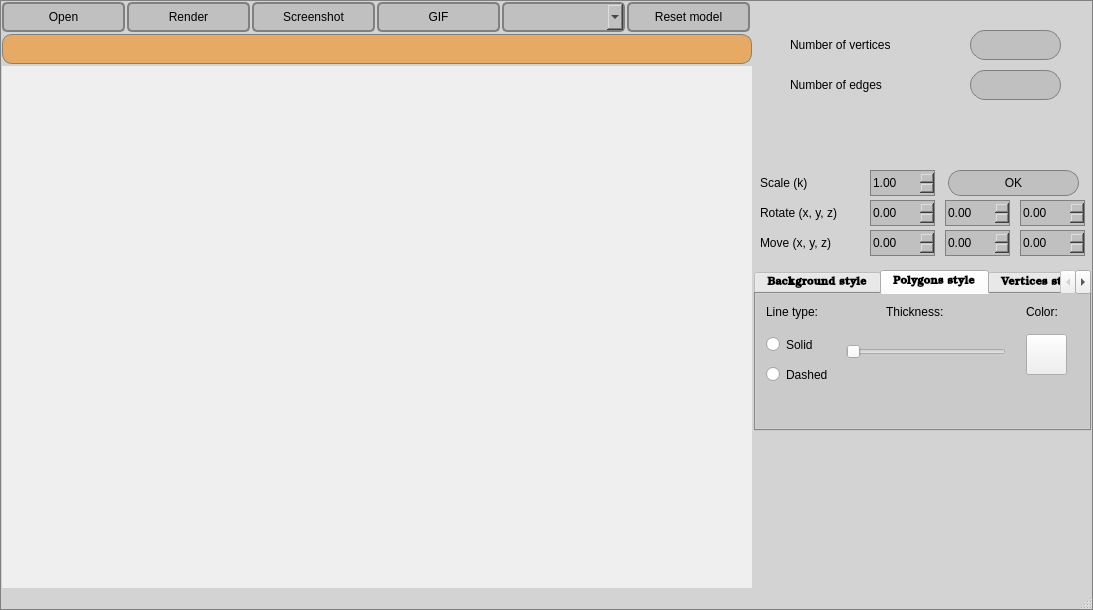
<?xml version="1.0" encoding="UTF-8"?>
<ui version="4.0">
 <class>MainWindow</class>
 <widget class="QMainWindow" name="MainWindow">
  <property name="geometry">
   <rect>
    <x>0</x>
    <y>0</y>
    <width>1093</width>
    <height>610</height>
   </rect>
  </property>
  <property name="font">
   <font>
    <family>Ubuntu</family>
    <italic>false</italic>
    <bold>false</bold>
   </font>
  </property>
  <property name="windowTitle">
   <string>3D_Viewer</string>
  </property>
  <property name="styleSheet">
   <string notr="true">QMainWindow{
  background-color: rgb(211, 211, 211);
  border: 1px solid gray;
}</string>
  </property>
  <property name="iconSize">
   <size>
    <width>24</width>
    <height>10</height>
   </size>
  </property>
  <widget class="QWidget" name="centralwidget">
   <property name="enabled">
    <bool>true</bool>
   </property>
   <property name="sizePolicy">
    <sizepolicy hsizetype="Preferred" vsizetype="Preferred">
     <horstretch>0</horstretch>
     <verstretch>0</verstretch>
    </sizepolicy>
   </property>
   <property name="layoutDirection">
    <enum>Qt::LeftToRight</enum>
   </property>
   <property name="styleSheet">
    <string notr="true"/>
   </property>
   <widget class="QPushButton" name="openFile">
    <property name="geometry">
     <rect>
      <x>2</x>
      <y>2</y>
      <width>123</width>
      <height>30</height>
     </rect>
    </property>
    <property name="styleSheet">
     <string notr="true">QPushButton {
  background-color: rgb(192, 192, 192);
  border: 2px solid gray;
  border-radius: 5px;
}
QPushButton:pressed {
    background-color: qlineargradient(x1: 0, y1: 0, x2: 0, y2: 1,
                                      stop: 0 #BEBEBE, stop: 1 #D7D7D7);
}</string>
    </property>
    <property name="text">
     <string>Open</string>
    </property>
   </widget>
   <widget class="QPushButton" name="renderFile">
    <property name="geometry">
     <rect>
      <x>127</x>
      <y>2</y>
      <width>123</width>
      <height>30</height>
     </rect>
    </property>
    <property name="styleSheet">
     <string notr="true">QPushButton {
  background-color: rgb(192, 192, 192);
  border: 2px solid gray;
  border-radius: 5px;
}
QPushButton:pressed {
    background-color: qlineargradient(x1: 0, y1: 0, x2: 0, y2: 1,
                                      stop: 0 #BEBEBE, stop: 1 #D7D7D7);
}</string>
    </property>
    <property name="text">
     <string>Render</string>
    </property>
   </widget>
   <widget class="GLWidget" name="openGLWidget" native="true">
    <property name="geometry">
     <rect>
      <x>2</x>
      <y>66</y>
      <width>750</width>
      <height>590</height>
     </rect>
    </property>
    <property name="autoFillBackground">
     <bool>true</bool>
    </property>
    <property name="styleSheet">
     <string notr="true"/>
    </property>
   </widget>
   <widget class="QComboBox" name="projectionType">
    <property name="geometry">
     <rect>
      <x>502</x>
      <y>2</y>
      <width>123</width>
      <height>30</height>
     </rect>
    </property>
    <property name="styleSheet">
     <string notr="true">QComboBox {
  background-color: rgb(192, 192, 192);
  border: 2px solid gray;
  border-radius: 5px;
}
QPushButton:pressed {
    background-color: qlineargradient(x1: 0, y1: 0, x2: 0, y2: 1,
                                      stop: 0 #BEBEBE, stop: 1 #D7D7D7);
}</string>
    </property>
   </widget>
   <widget class="QDoubleSpinBox" name="scale_on_k">
    <property name="geometry">
     <rect>
      <x>870</x>
      <y>170</y>
      <width>65</width>
      <height>26</height>
     </rect>
    </property>
    <property name="styleSheet">
     <string notr="true">QDoubleSpinBox{
  background-color: rgb(192, 192, 192);
  border: 1px solid gray;
}</string>
    </property>
    <property name="minimum">
     <double>-100.000000000000000</double>
    </property>
    <property name="value">
     <double>1.000000000000000</double>
    </property>
   </widget>
   <widget class="QDoubleSpinBox" name="move_on_z">
    <property name="geometry">
     <rect>
      <x>1020</x>
      <y>230</y>
      <width>65</width>
      <height>26</height>
     </rect>
    </property>
    <property name="styleSheet">
     <string notr="true">QDoubleSpinBox{
  background-color: rgb(192, 192, 192);
  border: 1px solid gray;
}</string>
    </property>
    <property name="minimum">
     <double>-100.000000000000000</double>
    </property>
    <property name="singleStep">
     <double>1.000000000000000</double>
    </property>
    <property name="value">
     <double>0.000000000000000</double>
    </property>
   </widget>
   <widget class="QDoubleSpinBox" name="move_on_x">
    <property name="geometry">
     <rect>
      <x>870</x>
      <y>230</y>
      <width>65</width>
      <height>26</height>
     </rect>
    </property>
    <property name="styleSheet">
     <string notr="true">QDoubleSpinBox{
  background-color: rgb(192, 192, 192);
  border: 1px solid gray;
}</string>
    </property>
    <property name="minimum">
     <double>-100.000000000000000</double>
    </property>
    <property name="value">
     <double>0.000000000000000</double>
    </property>
   </widget>
   <widget class="QDoubleSpinBox" name="move_on_y">
    <property name="geometry">
     <rect>
      <x>945</x>
      <y>230</y>
      <width>65</width>
      <height>26</height>
     </rect>
    </property>
    <property name="styleSheet">
     <string notr="true">QDoubleSpinBox{
  background-color: rgb(192, 192, 192);
  border: 1px solid gray;
}</string>
    </property>
    <property name="minimum">
     <double>-100.000000000000000</double>
    </property>
    <property name="value">
     <double>0.000000000000000</double>
    </property>
   </widget>
   <widget class="QDoubleSpinBox" name="rotate_x">
    <property name="geometry">
     <rect>
      <x>870</x>
      <y>200</y>
      <width>65</width>
      <height>26</height>
     </rect>
    </property>
    <property name="styleSheet">
     <string notr="true">QDoubleSpinBox{
  background-color: rgb(192, 192, 192);
  border: 1px solid gray;
}</string>
    </property>
    <property name="minimum">
     <double>-1000.000000000000000</double>
    </property>
    <property name="maximum">
     <double>1000.990000000000009</double>
    </property>
    <property name="value">
     <double>0.000000000000000</double>
    </property>
   </widget>
   <widget class="QPushButton" name="getScreenshot">
    <property name="geometry">
     <rect>
      <x>252</x>
      <y>2</y>
      <width>123</width>
      <height>30</height>
     </rect>
    </property>
    <property name="styleSheet">
     <string notr="true">QPushButton {
  background-color: rgb(192, 192, 192);
  border: 2px solid gray;
  border-radius: 5px;
}
QPushButton:pressed {
    background-color: qlineargradient(x1: 0, y1: 0, x2: 0, y2: 1,
                                      stop: 0 #BEBEBE, stop: 1 #D7D7D7);
}</string>
    </property>
    <property name="text">
     <string>Screenshot</string>
    </property>
   </widget>
   <widget class="QPushButton" name="getGIF">
    <property name="geometry">
     <rect>
      <x>377</x>
      <y>2</y>
      <width>123</width>
      <height>30</height>
     </rect>
    </property>
    <property name="styleSheet">
     <string notr="true">QPushButton {
  background-color: rgb(192, 192, 192);
  border: 2px solid gray;
  border-radius: 5px;
}
QPushButton:pressed {
    background-color: qlineargradient(x1: 0, y1: 0, x2: 0, y2: 1,
                                      stop: 0 #BEBEBE, stop: 1 #D7D7D7);
}</string>
    </property>
    <property name="text">
     <string>GIF</string>
    </property>
   </widget>
   <widget class="QPushButton" name="pushButton">
    <property name="geometry">
     <rect>
      <x>948</x>
      <y>170</y>
      <width>131</width>
      <height>26</height>
     </rect>
    </property>
    <property name="styleSheet">
     <string notr="true">QPushButton {
  background-color: rgb(192, 192, 192);
  border: 1px solid gray;
  border-radius: 13px;
}
QPushButton:pressed {
    background-color: qlineargradient(x1: 0, y1: 0, x2: 0, y2: 1,
                                      stop: 0 #BEBEBE, stop: 1 #D7D7D7);
}</string>
    </property>
    <property name="text">
     <string>OK</string>
    </property>
   </widget>
   <widget class="QDoubleSpinBox" name="rotate_y">
    <property name="geometry">
     <rect>
      <x>945</x>
      <y>200</y>
      <width>65</width>
      <height>26</height>
     </rect>
    </property>
    <property name="styleSheet">
     <string notr="true">QDoubleSpinBox{
  background-color: rgb(192, 192, 192);
  border: 1px solid gray;
}</string>
    </property>
    <property name="minimum">
     <double>-1000.000000000000000</double>
    </property>
    <property name="maximum">
     <double>1000.990000000000009</double>
    </property>
    <property name="value">
     <double>0.000000000000000</double>
    </property>
   </widget>
   <widget class="QDoubleSpinBox" name="rotate_z">
    <property name="geometry">
     <rect>
      <x>1020</x>
      <y>200</y>
      <width>65</width>
      <height>26</height>
     </rect>
    </property>
    <property name="styleSheet">
     <string notr="true">QDoubleSpinBox{
  background-color: rgb(192, 192, 192);
  border: 1px solid gray;
}</string>
    </property>
    <property name="minimum">
     <double>-1000.000000000000000</double>
    </property>
    <property name="maximum">
     <double>1000.990000000000009</double>
    </property>
    <property name="value">
     <double>0.000000000000000</double>
    </property>
   </widget>
   <widget class="QLabel" name="numVertices">
    <property name="geometry">
     <rect>
      <x>970</x>
      <y>30</y>
      <width>91</width>
      <height>30</height>
     </rect>
    </property>
    <property name="styleSheet">
     <string notr="true">QLabel{
  background-color: rgb(192, 192, 192);
  border: 1px solid gray;
  border-radius: 15px;
}</string>
    </property>
    <property name="text">
     <string/>
    </property>
   </widget>
   <widget class="QLabel" name="numEdges">
    <property name="geometry">
     <rect>
      <x>970</x>
      <y>70</y>
      <width>91</width>
      <height>30</height>
     </rect>
    </property>
    <property name="styleSheet">
     <string notr="true">QLabel{
  background-color: rgb(192, 192, 192);
  border: 1px solid gray;
  border-radius: 15px;
}</string>
    </property>
    <property name="text">
     <string/>
    </property>
   </widget>
   <widget class="QLabel" name="numVerticesText">
    <property name="geometry">
     <rect>
      <x>790</x>
      <y>30</y>
      <width>131</width>
      <height>30</height>
     </rect>
    </property>
    <property name="styleSheet">
     <string notr="true">QLabel{
  background-color: rgb(211, 211, 211);
}</string>
    </property>
    <property name="text">
     <string>Number of vertices</string>
    </property>
   </widget>
   <widget class="QLabel" name="numEdgesText">
    <property name="geometry">
     <rect>
      <x>790</x>
      <y>70</y>
      <width>131</width>
      <height>30</height>
     </rect>
    </property>
    <property name="styleSheet">
     <string notr="true">QLabel{
  background-color: rgb(211, 211, 211);
}</string>
    </property>
    <property name="text">
     <string>Number of edges</string>
    </property>
   </widget>
   <widget class="QTabWidget" name="tabWidget">
    <property name="geometry">
     <rect>
      <x>754</x>
      <y>270</y>
      <width>337</width>
      <height>161</height>
     </rect>
    </property>
    <property name="font">
     <font>
      <family>URW Bookman</family>
      <pointsize>8</pointsize>
      <italic>false</italic>
      <bold>true</bold>
     </font>
    </property>
    <property name="styleSheet">
     <string notr="true">QTabWidget {
  background-color: rgb(192, 192, 192);
  border: 1px solid gray;
}</string>
    </property>
    <property name="currentIndex">
     <number>1</number>
    </property>
    <property name="iconSize">
     <size>
      <width>10</width>
      <height>5</height>
     </size>
    </property>
    <widget class="QWidget" name="tab">
     <property name="styleSheet">
      <string notr="true"/>
     </property>
     <attribute name="title">
      <string>Background style</string>
     </attribute>
     <widget class="QPushButton" name="setBgColor">
      <property name="geometry">
       <rect>
        <x>150</x>
        <y>50</y>
        <width>41</width>
        <height>41</height>
       </rect>
      </property>
      <property name="text">
       <string/>
      </property>
     </widget>
     <widget class="QLabel" name="label">
      <property name="geometry">
       <rect>
        <x>10</x>
        <y>10</y>
        <width>111</width>
        <height>16</height>
       </rect>
      </property>
      <property name="text">
       <string/>
      </property>
     </widget>
     <widget class="QLabel" name="label_5">
      <property name="geometry">
       <rect>
        <x>150</x>
        <y>20</y>
        <width>57</width>
        <height>15</height>
       </rect>
      </property>
      <property name="text">
       <string>Color:</string>
      </property>
     </widget>
    </widget>
    <widget class="QWidget" name="tab_3">
     <attribute name="title">
      <string>Polygons style</string>
     </attribute>
     <widget class="QRadioButton" name="solidPolygonType">
      <property name="geometry">
       <rect>
        <x>10</x>
        <y>40</y>
        <width>99</width>
        <height>21</height>
       </rect>
      </property>
      <property name="text">
       <string>Solid</string>
      </property>
     </widget>
     <widget class="QRadioButton" name="dashedPolygonType">
      <property name="geometry">
       <rect>
        <x>10</x>
        <y>70</y>
        <width>99</width>
        <height>21</height>
       </rect>
      </property>
      <property name="text">
       <string>Dashed</string>
      </property>
     </widget>
     <widget class="QLabel" name="label_2">
      <property name="geometry">
       <rect>
        <x>10</x>
        <y>10</y>
        <width>61</width>
        <height>16</height>
       </rect>
      </property>
      <property name="text">
       <string>Line type:</string>
      </property>
     </widget>
     <widget class="QSlider" name="polygonThickness">
      <property name="geometry">
       <rect>
        <x>90</x>
        <y>50</y>
        <width>160</width>
        <height>16</height>
       </rect>
      </property>
      <property name="orientation">
       <enum>Qt::Horizontal</enum>
      </property>
     </widget>
     <widget class="QLabel" name="label_3">
      <property name="geometry">
       <rect>
        <x>130</x>
        <y>10</y>
        <width>81</width>
        <height>16</height>
       </rect>
      </property>
      <property name="text">
       <string>Thickness:</string>
      </property>
     </widget>
     <widget class="QLabel" name="label_4">
      <property name="geometry">
       <rect>
        <x>270</x>
        <y>10</y>
        <width>57</width>
        <height>15</height>
       </rect>
      </property>
      <property name="text">
       <string>Color:</string>
      </property>
     </widget>
     <widget class="QPushButton" name="setPolygonColor">
      <property name="geometry">
       <rect>
        <x>270</x>
        <y>40</y>
        <width>41</width>
        <height>41</height>
       </rect>
      </property>
      <property name="text">
       <string/>
      </property>
     </widget>
    </widget>
    <widget class="QWidget" name="tab_2">
     <attribute name="title">
      <string>Vertices style</string>
     </attribute>
     <widget class="QPushButton" name="setVerticeColor">
      <property name="geometry">
       <rect>
        <x>270</x>
        <y>40</y>
        <width>41</width>
        <height>41</height>
       </rect>
      </property>
      <property name="text">
       <string/>
      </property>
     </widget>
     <widget class="QLabel" name="label_6">
      <property name="geometry">
       <rect>
        <x>150</x>
        <y>10</y>
        <width>41</width>
        <height>16</height>
       </rect>
      </property>
      <property name="text">
       <string>Size:</string>
      </property>
     </widget>
     <widget class="QLabel" name="label_7">
      <property name="geometry">
       <rect>
        <x>10</x>
        <y>10</y>
        <width>61</width>
        <height>16</height>
       </rect>
      </property>
      <property name="text">
       <string>Display:</string>
      </property>
     </widget>
     <widget class="QRadioButton" name="circleVertice">
      <property name="geometry">
       <rect>
        <x>10</x>
        <y>70</y>
        <width>99</width>
        <height>21</height>
       </rect>
      </property>
      <property name="text">
       <string>Circle</string>
      </property>
     </widget>
     <widget class="QLabel" name="label_8">
      <property name="geometry">
       <rect>
        <x>270</x>
        <y>10</y>
        <width>57</width>
        <height>15</height>
       </rect>
      </property>
      <property name="text">
       <string>Color:</string>
      </property>
     </widget>
     <widget class="QSlider" name="sizeVertice">
      <property name="geometry">
       <rect>
        <x>90</x>
        <y>50</y>
        <width>160</width>
        <height>16</height>
       </rect>
      </property>
      <property name="orientation">
       <enum>Qt::Horizontal</enum>
      </property>
     </widget>
     <widget class="QRadioButton" name="noneVertice">
      <property name="geometry">
       <rect>
        <x>10</x>
        <y>40</y>
        <width>99</width>
        <height>21</height>
       </rect>
      </property>
      <property name="text">
       <string>None</string>
      </property>
     </widget>
     <widget class="QRadioButton" name="squareVertice">
      <property name="geometry">
       <rect>
        <x>10</x>
        <y>100</y>
        <width>99</width>
        <height>21</height>
       </rect>
      </property>
      <property name="text">
       <string>Square</string>
      </property>
     </widget>
    </widget>
   </widget>
   <widget class="QLabel" name="numVerticesText_2">
    <property name="geometry">
     <rect>
      <x>760</x>
      <y>170</y>
      <width>101</width>
      <height>26</height>
     </rect>
    </property>
    <property name="styleSheet">
     <string notr="true">QLabel{
  background-color: rgb(211, 211, 211);
}</string>
    </property>
    <property name="text">
     <string>Scale (k)</string>
    </property>
   </widget>
   <widget class="QLabel" name="rotate_text">
    <property name="geometry">
     <rect>
      <x>760</x>
      <y>200</y>
      <width>101</width>
      <height>26</height>
     </rect>
    </property>
    <property name="styleSheet">
     <string notr="true">QLabel{
  background-color: rgb(211, 211, 211);
}</string>
    </property>
    <property name="text">
     <string>Rotate (x, y, z)</string>
    </property>
   </widget>
   <widget class="QLabel" name="numVerticesText_4">
    <property name="geometry">
     <rect>
      <x>760</x>
      <y>230</y>
      <width>101</width>
      <height>26</height>
     </rect>
    </property>
    <property name="styleSheet">
     <string notr="true">QLabel{
  background-color: rgb(211, 211, 211);
}</string>
    </property>
    <property name="text">
     <string>Move (x, y, z)</string>
    </property>
   </widget>
   <widget class="QLineEdit" name="filePath">
    <property name="geometry">
     <rect>
      <x>2</x>
      <y>34</y>
      <width>750</width>
      <height>30</height>
     </rect>
    </property>
    <property name="styleSheet">
     <string notr="true">QLineEdit {
  background-color: rgb(230, 170, 100);
  border: 1px solid gray;
  border-radius: 10px;
}
</string>
    </property>
   </widget>
   <widget class="QPushButton" name="reset_model">
    <property name="geometry">
     <rect>
      <x>627</x>
      <y>2</y>
      <width>123</width>
      <height>30</height>
     </rect>
    </property>
    <property name="styleSheet">
     <string notr="true">QPushButton {
  background-color: rgb(192, 192, 192);
  border: 2px solid gray;
  border-radius: 5px;
}
QPushButton:pressed {
    background-color: qlineargradient(x1: 0, y1: 0, x2: 0, y2: 1,
                                      stop: 0 #BEBEBE, stop: 1 #D7D7D7);
}</string>
    </property>
    <property name="text">
     <string>Reset model</string>
    </property>
   </widget>
  </widget>
  <widget class="QMenuBar" name="menubar">
   <property name="geometry">
    <rect>
     <x>0</x>
     <y>0</y>
     <width>1093</width>
     <height>22</height>
    </rect>
   </property>
   <property name="sizePolicy">
    <sizepolicy hsizetype="Preferred" vsizetype="Preferred">
     <horstretch>0</horstretch>
     <verstretch>0</verstretch>
    </sizepolicy>
   </property>
  </widget>
  <widget class="QStatusBar" name="statusbar"/>
 </widget>
 <customwidgets>
  <customwidget>
   <class>GLWidget</class>
   <extends>QWidget</extends>
   <header>s21_glwidget.h</header>
   <container>1</container>
  </customwidget>
 </customwidgets>
 <resources/>
 <connections/>
</ui>
